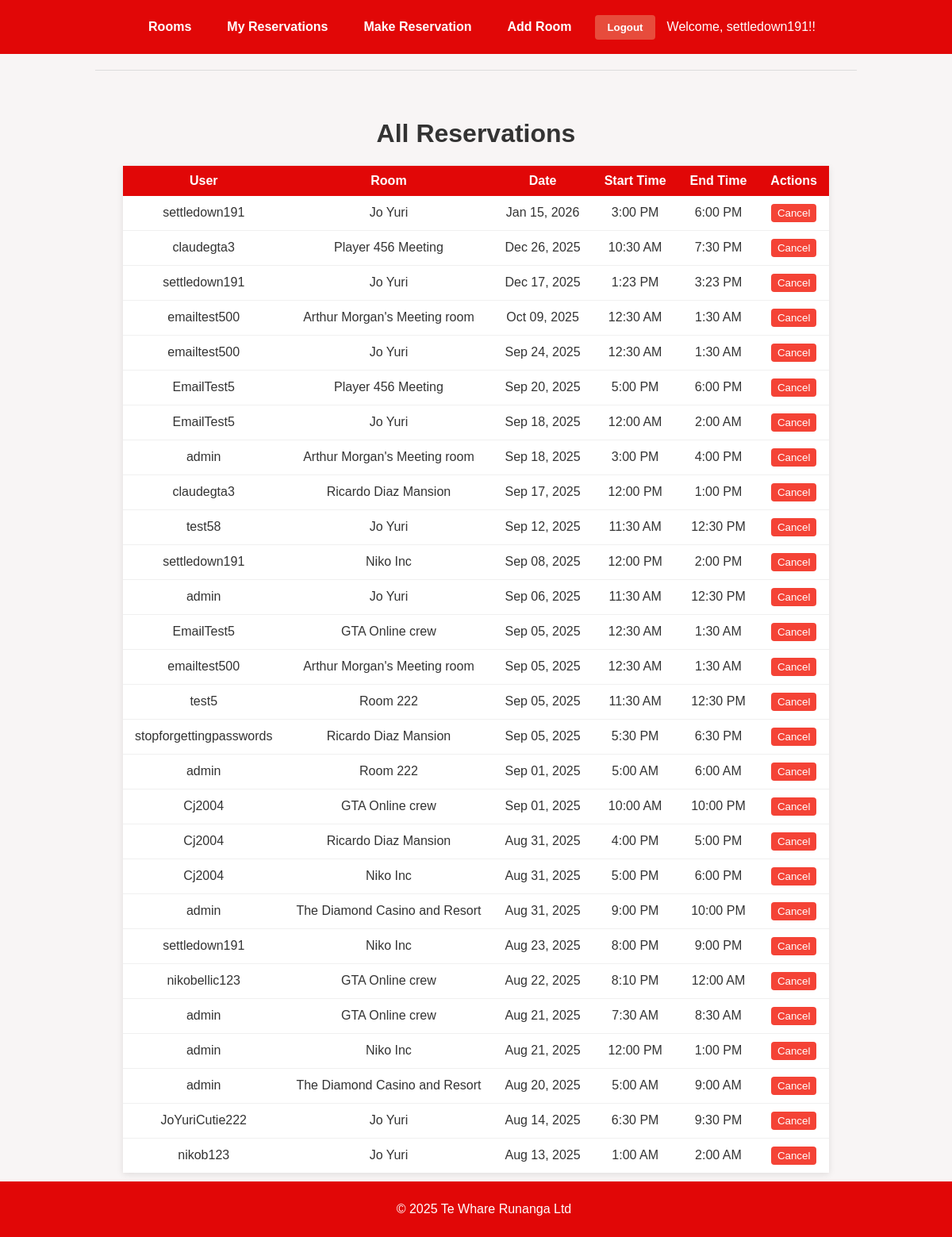
The app's page /reservations/ (signed in) with its own data.
### reservations/models.py (models this page shows, shortened)
class Reservation(models.Model):
    user = models.ForeignKey(User, on_delete=models.CASCADE) # Shows who booked the room
    room = models.ForeignKey(ConferenceRoom, on_delete=models.CASCADE) # Which room the user booked
    date = models.DateField() # What time the reservation is for
    start_time = models.TimeField() # When the reservation starts
    end_time = models.TimeField() # When the reservation ends
    created_at = models.DateTimeField(auto_now_add=True) # When the reservation was made
    reminder_sent = models.BooleanField(default=False) # Track if reminder email was sent

class ConferenceRoom(models.Model):
    name = models.CharField(max_length=100) # Room name
    location = models.CharField(max_length=100) # Where the room is located
    capacity = models.PositiveIntegerField() # How many people can fit in the room

### reservations/views.py (the view)
# urls.py: path('reservations/', views.view_all_reservations, name='admin_reservations'),
@staff_member_required
def view_all_reservations(request):
    reservations = Reservation.objects.all().order_by('-date', 'start_time')
    return render(request, 'reservations/admin_reservations.html', {'reservations': reservations})

### reservations/templates/reservations/admin_reservations.html (shortened to what this page needs)
{% extends "reservations/base.html" %}
{% block content %}
<h1>All Reservations</h1>
<table>
    <thead>
        <tr>
            <th>User</th>
            <th>Room</th>
            <th>Date</th>
            <th>Start Time</th>
            <th>End Time</th>
            <th>Actions</th>
        </tr>
    </thead>
    <tbody>
        {% for reservation in reservations %}
        <tr>
            <td>{{ reservation.user.username }}</td>
            <td>{{ reservation.room.name }}</td>
            <td>{{ reservation.date|date:"M d, Y" }}</td>
            <td>{{ reservation.start_time|time:"g:i A" }}</td>
            <td>{{ reservation.end_time|time:"g:i A" }}</td>
            <td>
                <form action="{% url 'reservations:admin_cancel_reservation' reservation.id %}"
                      method="post" style="display: inline;"
                      onsubmit="return confirm('Are you sure you want to cancel this reservation?');">
                    <button type="submit"
                   style ="padding: 4px 8px; background-color: #f44336; color: white; border: none; border-radius: 4px; text-decoration: none;">
                   Cancel
                    </button>
                </form>
            </td>
        </tr>
        {% endfor %}
    </tbody>
</table>
{% endblock %}

### reservations/templates/reservations/base.html (shortened to what this page needs)
<!DOCTYPE html>
<html lang="en">
<head>
</head>
<body>
<nav>
    <a href="{% url 'reservations:room_list' %}">Rooms</a>
    <a href="{% url 'reservations:my_reservations' %}">My Reservations</a>
    <a href="{% url 'reservations:make_reservation' %}">Make Reservation</a>
    <a href="{% url 'reservations:add_room' %}">Add Room</a>
    {% if user.is_authenticated %}
    <form method="post" action="{% url 'logout' %}">
        <button type="submit">Logout</button>
    </form>
    <span>Welcome, {{ user.username }}!!</span>
    {% else %}
    <a href="{% url 'login' %}">Login</a>
    {% endif %}
</nav>
<hr />
<main>
    {% block content %}
    {% endblock %}
</main>
<footer>
    <p>&copy; 2025 Te Whare Runanga Ltd</p>
</footer>
</body>
</html>

### reservations/templates/reservations/base.html (style rules this page uses)
body { font-family: Arial, sans-serif; background-color: #f8f5f5; color: #333; margin: 0; padding: 0; text-align: center; }
nav { background-color: #e10707; padding: 15px; display: flex; justify-content: center; align-items: center; flex-wrap: wrap; gap: 15px; }
nav a { color: white; text-decoration: none; font-weight: bold; padding: 10px 15px; border-radius: 5px; transition: background-color 0.3s; }
nav form { display: inline-block; margin: 0; }
nav button { background-color: #e74c3c; color: white; border: none; padding: 8px 15px; border-radius: 4px; cursor: pointer; font-weight: bold; transition: background-color 0.3s; }
nav span { color: white; font_size: 1rem; }
hr { margin: 20px auto; width: 80%; border: 0; height: 1px; background: #ddd; }
main { padding: 20px; max-width: 900px; margin: auto; }
footer { background-color: #e10707; color: white; padding: 10px; font_size: 0.9rem; position: fixed; bottom: 0; width: 100%; }
main form { display: flex; flex-direction: column; allign-items: center; gap: 10px; }
main table { margin: 20px auto; border-collapse: separate; border-spacing: 0; width: auto; max-width: 900px; box-shadow: 0 2px 8px rgba(0, 0, 0, 0.1); border: none; }
main th, main td { padding: 10px 15px; text-align: center; background-color: #fff; border: none; }
main th { background-color: #e10707; color: white; font-weight: bold; }
main tr:not(:last-child) td { border-bottom: 1px solid #f0f0f0; }

### records on screen
Reservation: user.username "settledown191", room.name "Jo Yuri", date "Jan 15, 2026", start_time "3:00 PM", end_time "6:00 PM"
Reservation: user.username "claudegta3", room.name "Player 456 Meeting", date "Dec 26, 2025", start_time "10:30 AM", end_time "7:30 PM"
Reservation: user.username "settledown191", room.name "Jo Yuri", date "Dec 17, 2025", start_time "1:23 PM", end_time "3:23 PM"
Reservation: user.username "emailtest500", room.name "Arthur Morgan's Meeting room", date "Oct 09, 2025", start_time "12:30 AM", end_time "1:30 AM"
Reservation: user.username "emailtest500", room.name "Jo Yuri", date "Sep 24, 2025", start_time "12:30 AM", end_time "1:30 AM"
Reservation: user.username "EmailTest5", room.name "Player 456 Meeting", date "Sep 20, 2025", start_time "5:00 PM", end_time "6:00 PM"
Reservation: user.username "EmailTest5", room.name "Jo Yuri", date "Sep 18, 2025", start_time "12:00 AM", end_time "2:00 AM"
Reservation: user.username "admin", room.name "Arthur Morgan's Meeting room", date "Sep 18, 2025", start_time "3:00 PM", end_time "4:00 PM"
Reservation: user.username "claudegta3", room.name "Ricardo Diaz Mansion", date "Sep 17, 2025", start_time "12:00 PM", end_time "1:00 PM"
Reservation: user.username "test58", room.name "Jo Yuri", date "Sep 12, 2025", start_time "11:30 AM", end_time "12:30 PM"
Reservation: user.username "settledown191", room.name "Niko Inc", date "Sep 08, 2025", start_time "12:00 PM", end_time "2:00 PM"
Reservation: user.username "admin", room.name "Jo Yuri", date "Sep 06, 2025", start_time "11:30 AM", end_time "12:30 PM"
Reservation: user.username "EmailTest5", room.name "GTA Online crew", date "Sep 05, 2025", start_time "12:30 AM", end_time "1:30 AM"
Reservation: user.username "emailtest500", room.name "Arthur Morgan's Meeting room", date "Sep 05, 2025", start_time "12:30 AM", end_time "1:30 AM"
Reservation: user.username "test5", room.name "Room 222", date "Sep 05, 2025", start_time "11:30 AM", end_time "12:30 PM"
Reservation: user.username "stopforgettingpasswords", room.name "Ricardo Diaz Mansion", date "Sep 05, 2025", start_time "5:30 PM", end_time "6:30 PM"
Reservation: user.username "admin", room.name "Room 222", date "Sep 01, 2025", start_time "5:00 AM", end_time "6:00 AM"
Reservation: user.username "Cj2004", room.name "GTA Online crew", date "Sep 01, 2025", start_time "10:00 AM", end_time "10:00 PM"
Reservation: user.username "Cj2004", room.name "Ricardo Diaz Mansion", date "Aug 31, 2025", start_time "4:00 PM", end_time "5:00 PM"
Reservation: user.username "Cj2004", room.name "Niko Inc", date "Aug 31, 2025", start_time "5:00 PM", end_time "6:00 PM"
Reservation: user.username "admin", room.name "The Diamond Casino and Resort", date "Aug 31, 2025", start_time "9:00 PM", end_time "10:00 PM"
Reservation: user.username "settledown191", room.name "Niko Inc", date "Aug 23, 2025", start_time "8:00 PM", end_time "9:00 PM"
Reservation: user.username "nikobellic123", room.name "GTA Online crew", date "Aug 22, 2025", start_time "8:10 PM", end_time "12:00 AM"
Reservation: user.username "admin", room.name "GTA Online crew", date "Aug 21, 2025", start_time "7:30 AM", end_time "8:30 AM"
Reservation: user.username "admin", room.name "Niko Inc", date "Aug 21, 2025", start_time "12:00 PM", end_time "1:00 PM"
Reservation: user.username "admin", room.name "The Diamond Casino and Resort", date "Aug 20, 2025", start_time "5:00 AM", end_time "9:00 AM"
Reservation: user.username "JoYuriCutie222", room.name "Jo Yuri", date "Aug 14, 2025", start_time "6:30 PM", end_time "9:30 PM"
Reservation: user.username "nikob123", room.name "Jo Yuri", date "Aug 13, 2025", start_time "1:00 AM", end_time "2:00 AM"

### other values on screen
{{ user.username }} "settledown191"
